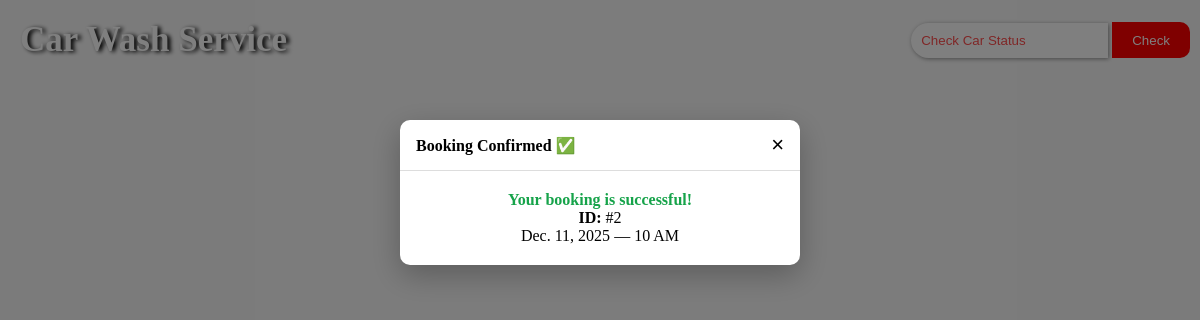
Page /success/2/ on the committed database.
### booking/models.py (models this page shows, shortened)
class Booking(models.Model):
    STATUS_CHOICES = [
    ("pending", "Processing"),
    ("washing", "Washing"),
    ("completed", "Completed"),
    ("collected", "Car Collected"),
]
    status = models.CharField(max_length=20, choices=STATUS_CHOICES, default="pending")
    name = models.CharField(max_length=100)
    phone = models.CharField(
        max_length=15,
        validators=[RegexValidator(r"^[0-9+()-]+$")],
        blank=True,
        null=True
    )
    email = models.EmailField(blank=True, null=True)
    car_number = models.CharField(max_length=15)
    date = models.DateField()
    time_slot = models.ForeignKey(TimeSlot, on_delete=models.PROTECT)
    wash_type = models.ForeignKey(WashType, on_delete=models.PROTECT)
    status = models.CharField(max_length=20, choices=STATUS_CHOICES, default="pending")
    created_at = models.DateTimeField(auto_now_add=True)

class TimeSlot(models.Model):
    label = models.CharField(max_length=20)    # Example: "10:00 AM"
    order = models.PositiveIntegerField(default=0)
    class Meta:
        ordering = ["order"]

### booking/views.py (the view)
# urls.py: path("success/<int:booking_id>/", views.booking_success, name="booking_success"),
def booking_success(request, booking_id):
    booking = Booking.objects.get(pk=booking_id)
    return render(request, "booking/booking_success.html", {"booking": booking})

### booking/templates/booking/booking_success.html (shortened to what this page needs)
{% extends "booking/base.html" %}
{% block content %}
<div class="popup-overlay" id="successPopup">
    <div class="popup-box">
        <div class="popup-header">
            <h4>Booking Confirmed ✅</h4>
            <button class="popup-close" onclick="closePopup()">×</button>
        </div>
        <div class="popup-body">
            <p class="popup-success">Your booking is successful!</p>
            <p><strong>ID:</strong> #{{ booking.id }}</p>
            <p>{{ booking.date }} — {{ booking.time_slot.label }}</p>
        </div>
    </div>
</div>
{% endblock %}

### booking/static/booking/css/style.css (style rules this page uses)
* { margin: 0; padding: 0; box-sizing: border-box; }
html { overflow-y: scroll; }
body { background-color: #f8f8f8; }
::placeholder { color: red; opacity: 0.7; }
.popup-overlay { position: fixed; top: 0; left: 0; width: 100%; height: 100%; background: rgba(0, 0, 0, 0.5); display: none; justify-content: center; align-items: flex-start; padding-top: 120px; z-index: 999; }
.popup-box { background: white; width: 90%; max-width: 400px; border-radius: 10px; box-shadow: 0 10px 30px rgba(0, 0, 0, 0.25); animation: popupFade 0.3s ease; }
.popup-header { display: flex; justify-content: space-between; align-items: center; padding: 12px 16px; border-bottom: 1px solid #ddd; }
.popup-header h4 { margin: 0; }
.popup-close { background: none; border: none; font-size: 22px; cursor: pointer; }
.popup-body { padding: 20px; text-align: center; }
.popup-success { color: #16a34a; font-weight: 600; }

### rows in the picture
Booking: id "2", date "Dec. 11, 2025", time_slot.label "10 AM"
